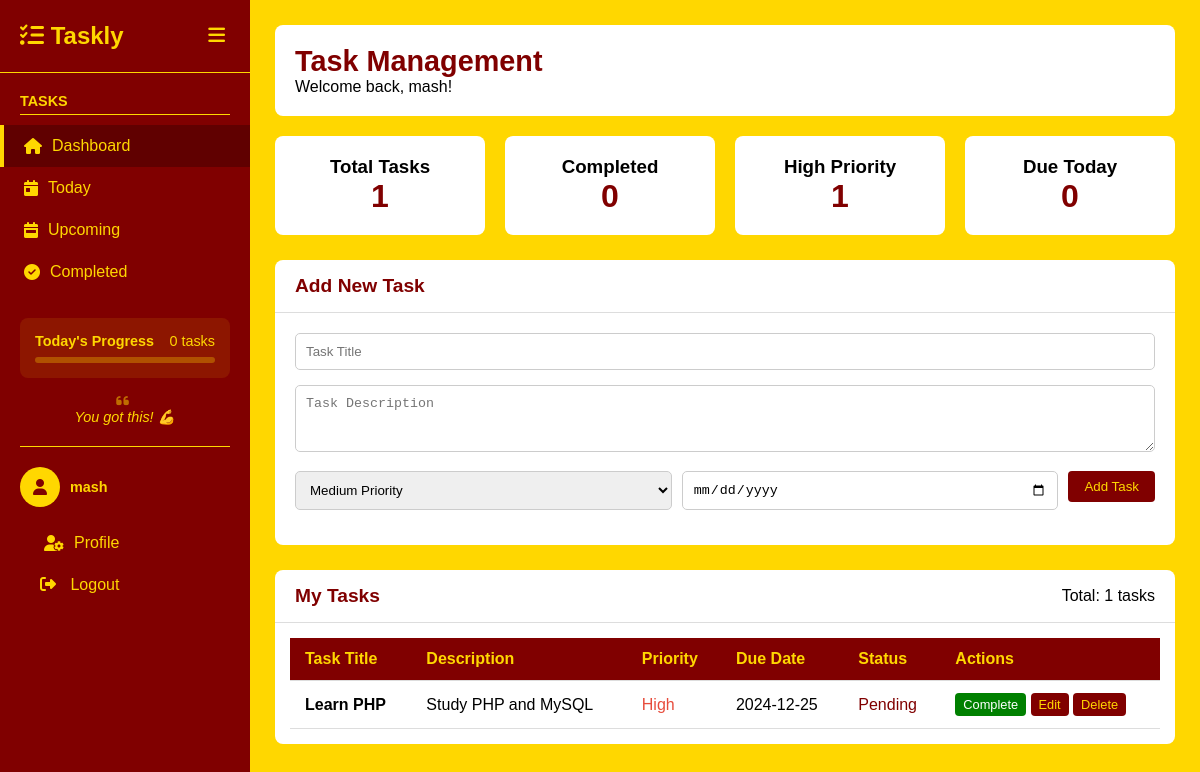
The page /user.php (signed in) on the database its author committed.
### tables this page shows
CREATE TABLE `tasks` (
  `id` int(11) NOT NULL,
  `user_id` int(11) NOT NULL,
  `task_title` varchar(255) NOT NULL,
  `task_description` text DEFAULT NULL,
  `status` enum('pending','in progress','completed') DEFAULT 'pending',
  `priority` enum('low','medium','high') DEFAULT 'medium',
  `due_date` date DEFAULT NULL,
  `created_at` timestamp NOT NULL DEFAULT current_timestamp(),
  `updated_at` timestamp NOT NULL DEFAULT current_timestamp() ON UPDATE current_timestamp()
);

### user.php (the view, shortened to what this page needs)
<?php
require_once 'connect.php';
$user_id = $_SESSION['user_id'];
$total_tasks = $con->query("SELECT COUNT(*) as count FROM tasks WHERE user_id = $user_id")->fetch_assoc()['count'];
$completed_tasks = $con->query("SELECT COUNT(*) as count FROM tasks WHERE user_id = $user_id AND status = 'completed'")->fetch_assoc()['count'];
$high_priority = $con->query("SELECT COUNT(*) as count FROM tasks WHERE user_id = $user_id AND priority = 'high'")->fetch_assoc()['count'];
$today_tasks = $con->query("SELECT COUNT(*) as count FROM tasks WHERE user_id = $user_id AND due_date = CURDATE()")->fetch_assoc()['count'];
$tasks = $con->query("SELECT * FROM tasks WHERE user_id = $user_id ORDER BY
    CASE priority
        WHEN 'high' THEN 1
        WHEN 'medium' THEN 2
        WHEN 'low' THEN 3
    END, due_date ASC");
?>
<!DOCTYPE html>
<html>
<head>
    <link rel="stylesheet" href="https://cdnjs.cloudflare.com/ajax/libs/font-awesome/6.4.0/css/all.min.css">
</head>
<body>
    <div class="sidebar" id="sidebar">
        <div class="logo">
            <h1><i class="fas fa-tasks"></i> Taskly</h1>
            <button class="toggle-btn" onclick="toggleSidebar()">
                <i class="fas fa-bars"></i>
            </button>
        </div>
        <div class="sidebar-section">
            <h3>Tasks</h3>
            <ul class="nav-menu">
                <li><a href="user.php" class="active">
                    <i class="fas fa-home"></i>
                    <span class="nav-text">Dashboard</span>
                </a></li>
                <li><a href="today.php">
                    <i class="fas fa-calendar-day"></i>
                    <span class="nav-text">Today</span>
                </a></li>
                <li><a href="upcoming.php">
                    <i class="fas fa-calendar-week"></i>
                    <span class="nav-text">Upcoming</span>
                </a></li>
                <li><a href="completed.php">
                    <i class="fas fa-check-circle"></i>
                    <span class="nav-text">Completed</span>
                </a></li>
            </ul>
        </div>
        <div class="sidebar-extras">
            <div class="progress-card">
                <div class="progress-text">
                    <strong>Today's Progress</strong>
                    <span><?php echo $today_tasks; ?> tasks</span>
                </div>
                <div class="progress-bar">
                </div>
            </div>
            <div class="motivation">
                <i class="fas fa-quote-left"></i>
                <p>You got this! 💪</p>
            </div>
        </div>
        <div class="sidebar-user">
            <div class="user-info">
                <div class="user-avatar">
                    <i class="fas fa-user"></i>
                </div>
                <div class="user-details">
                    <strong><?php echo $_SESSION['username']; ?></strong>
                </div>
            </div>
            <ul class="nav-menu">
                <li><a href="profile.php">
                    <i class="fas fa-user-cog"></i>
                    <span class="nav-text">Profile</span>
                </a></li>
                <li>
                    <form method="POST" action="logout.php" style="display: inline;">
                        <button type="submit" style="background: none; border: none; color: #FFD700; cursor: pointer; width: 100%; text-align: left; padding: 12px 20px; font-size: 1rem;" onclick="return confirm('Are you sure you want to logout?')">
                            <i class="fas fa-sign-out-alt"></i>
                            <span class="nav-text">Logout</span>
                        </button>
                    </form>
                </li>
            </ul>
        </div>
    </div>
    <div class="main-content">
        <div class="header">
            <h1>Task Management</h1>
            <p>Welcome back, <?php echo $_SESSION['username']; ?>!</p>
        </div>
        <div class="stats-cards">
            <div class="stat-card">
                <h3>Total Tasks</h3>
                <div class="stat-number"><?php echo $total_tasks; ?></div>
            </div>
            <div class="stat-card">
                <h3>Completed</h3>
                <div class="stat-number"><?php echo $completed_tasks; ?></div>
            </div>
            <div class="stat-card">
                <h3>High Priority</h3>
                <div class="stat-number"><?php echo $high_priority; ?></div>
            </div>
            <div class="stat-card">
                <h3>Due Today</h3>
                <div class="stat-number"><?php echo $today_tasks; ?></div>
            </div>
        </div>
        <div class="content-box">
            <div class="box-header">
                <h2>Add New Task</h2>
            </div>
            <div class="task-form">
                <form method="POST" action="">
                    <div class="form-group">
                        <input type="text" name="task_title" class="form-control" placeholder="Task Title" required>
                    </div>
                    <div class="form-group">
                        <textarea name="task_description" class="form-control" placeholder="Task Description" rows="3"></textarea>
                    </div>
                    <div class="form-row">
                        <div class="form-group" style="flex: 1;">
                            <select name="priority" class="form-control">
                                <option value="medium" selected>Medium Priority</option>
                            </select>
                        </div>
                        <div class="form-group" style="flex: 1;">
                            <input type="date" name="due_date" class="form-control">
                        </div>
                        <div class="form-group">
                            <button type="submit" name="add_task" class="btn btn-primary">Add Task</button>
                        </div>
                    </div>
                </form>
            </div>
        </div>
<div class="content-box">
    <div class="box-header">
        <h2>My Tasks</h2>
        <div class="box-actions">
            <span>Total: <?php echo $total_tasks; ?> tasks</span>
        </div>
    </div>
    <div class="table-container">
        <?php if ($tasks->num_rows > 0): ?>
            <table>
                <thead>
                    <tr>
                        <th>Task Title</th>
                        <th>Description</th>
                        <th>Priority</th>
                        <th>Due Date</th>
                        <th>Status</th>
                        <th>Actions</th>
                    </tr>
                </thead>
                <tbody>
                    <?php while ($task = $tasks->fetch_assoc()): ?>
                        <tr>
                            <td><strong><?php echo htmlspecialchars($task['task_title']); ?></strong></td>
                            <td><?php echo htmlspecialchars($task['task_description']); ?></td>
                            <td>
                                <span style="color:
                                    <?php echo $task['priority'] == 'high'
                                        ? '#e74c3c'
                                        : ($task['priority'] == 'medium'
                                            ? '#f39c12'
                                            : '#27ae60'); ?>">
                                    <?php echo ucfirst($task['priority']); ?>
                                </span>
                            </td>
                            <td><?php echo $task['due_date'] ? $task['due_date'] : 'No date'; ?></td>
                            <td>
                                <span style="color: #800000;">
                                    <?php echo ucfirst($task['status']); ?>
                                </span>
                            </td>
                            <td>
                                <div class="action-buttons">
                                    <?php if ($task['status'] != 'completed'): ?>
                                        <a
                                            href="update_task.php?id=<?php echo $task['id']; ?>&status=completed"
                                            class="btn btn-success btn-sm"
                                        >
                                            Complete
                                        </a>
                                    <?php else: ?>
                                        <span style="color: #155724; font-weight: bold; padding: 4px 8px;">✓ Done</span>
                                    <?php endif; ?>
                                    <a
                                        href="edit_task.php?id=<?php echo $task['id']; ?>"
                                        class="btn btn-primary btn-sm"
                                    >
                                        Edit
                                    </a>
                                    <a
                                        href="delete_task.php?id=<?php echo $task['id']; ?>"
                                        class="btn btn-primary btn-sm"
                                        onclick="return confirm('Delete this task?')"
                                    >
                                        Delete
                                    </a>
                                </div>
                            </td>
                        </tr>
                    <?php endwhile; ?>
                </tbody>
            </table>
        <?php endif; ?>
    </div>
</div>
</body>
</html>

### user.php (style rules this page uses)
* { margin: 0; padding: 0; box-sizing: border-box; }
body { font-family: Arial, sans-serif; background-color: #FFD700; display: flex; min-height: 100vh; overflow-x: hidden; }
.sidebar { width: 250px; background: #800000; color: #FFD700; height: 100vh; padding: 20px 0; position: fixed; left: 0; top: 0; transition: width 0.3s ease; overflow-x: hidden; z-index: 1000; }
.logo { padding: 0 20px 20px; border-bottom: 1px solid #FFD700; margin-bottom: 20px; display: flex; justify-content: space-between; align-items: center; }
.logo h1 { font-size: 1.5rem; }
.toggle-btn { background: none; border: none; color: #FFD700; cursor: pointer; font-size: 1.2rem; padding: 5px; }
.nav-menu { list-style: none; }
.nav-menu li { padding: 0; }
.nav-menu a { display: flex; align-items: center; padding: 12px 20px; color: #FFD700; text-decoration: none; border-left: 4px solid transparent; transition: all 0.3s ease; }
.nav-text { margin-left: 10px; }
.nav-menu a:hover, .nav-menu a.active { background: #600000; border-left-color: #FFD700; }
.sidebar-section { margin-bottom: 25px; }
.sidebar-section h3 { color: #FFD700; font-size: 0.9rem; text-transform: uppercase; margin: 0 20px 10px; padding-bottom: 5px; border-bottom: 1px solid #FFD700; }
.sidebar-extras { padding: 0 20px; margin-bottom: 20px; }
.progress-card { background: rgba(255, 215, 0, 0.1); padding: 15px; border-radius: 8px; margin-bottom: 15px; }
.progress-text { display: flex; justify-content: space-between; margin-bottom: 8px; font-size: 0.9rem; }
.progress-text strong { color: #FFD700; }
.progress-text span { color: #FFD700; }
.progress-bar { background: rgba(255, 215, 0, 0.3); height: 6px; border-radius: 3px; overflow: hidden; }
.motivation { text-align: center; color: #FFD700; font-style: italic; font-size: 0.9rem; }
.motivation i { opacity: 0.5; margin-right: 5px; }
.sidebar-user { border-top: 1px solid #FFD700; padding-top: 20px; margin: 0 20px; }
.user-info { display: flex; align-items: center; margin-bottom: 15px; }
.user-avatar { width: 40px; height: 40px; background: #FFD700; color: #800000; border-radius: 50%; display: flex; align-items: center; justify-content: center; margin-right: 10px; }
.user-details strong { display: block; color: #FFD700; font-size: 0.9rem; }
.main-content { flex: 1; padding: 25px; margin-left: 250px; transition: margin-left 0.3s ease; min-height: 100vh; }
.header { background: white; padding: 20px; border-radius: 8px; margin-bottom: 20px; }
.header h1 { color: #800000; font-size: 1.8rem; }
.stats-cards { display: grid; grid-template-columns: repeat(auto-fit, minmax(180px, 1fr)); gap: 20px; margin-bottom: 25px; }
.stat-card { background: white; padding: 20px; border-radius: 8px; text-align: center; }
.stat-number { font-size: 2rem; font-weight: bold; color: #800000; }
.content-box { background: white; border-radius: 8px; margin-bottom: 25px; overflow: hidden; }
.box-header { padding: 15px 20px; border-bottom: 1px solid #ddd; display: flex; justify-content: space-between; align-items: center; flex-wrap: wrap; gap: 10px; }
.box-header h2 { color: #800000; font-size: 1.2rem; }
.task-form { padding: 20px; }
.form-group { margin-bottom: 15px; }
.form-row { display: flex; flex-wrap: wrap; gap: 10px; }
.form-control { width: 100%; padding: 10px; border: 1px solid #ccc; border-radius: 5px; }
.table-container { overflow-x: auto; padding: 15px; }
table { width: 100%; border-collapse: collapse; min-width: 700px; }
th, td { padding: 12px 15px; border-bottom: 1px solid #ddd; }
th { background: #800000; color: #FFD700; text-align: left; }
.btn { padding: 8px 16px; border: none; border-radius: 4px; cursor: pointer; text-decoration: none; display: inline-block; }
.btn-primary { background: #800000; color: #FFD700; }
.btn-success { background: #008000; color: #fff; }
.btn-sm { padding: 4px 8px; font-size: 0.8rem; }

### rows shown on the page
tasks: task_title "Learn PHP", task_description "Study PHP and MySQL", priority "High", due_date "2024-12-25", status "Pending"

### other values the page prints
$today_tasks "0"
$_SESSION['username'] "mash"
$total_tasks "1"
$completed_tasks "0"
$high_priority "1"
